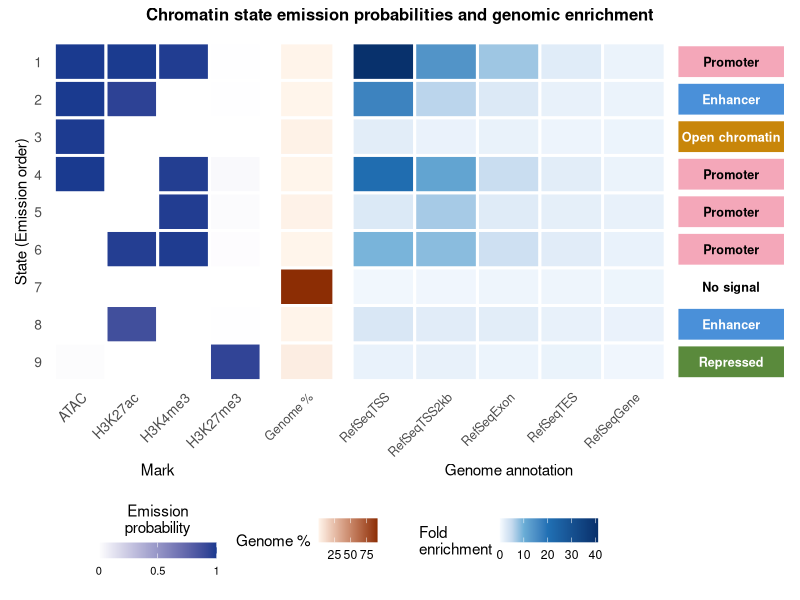
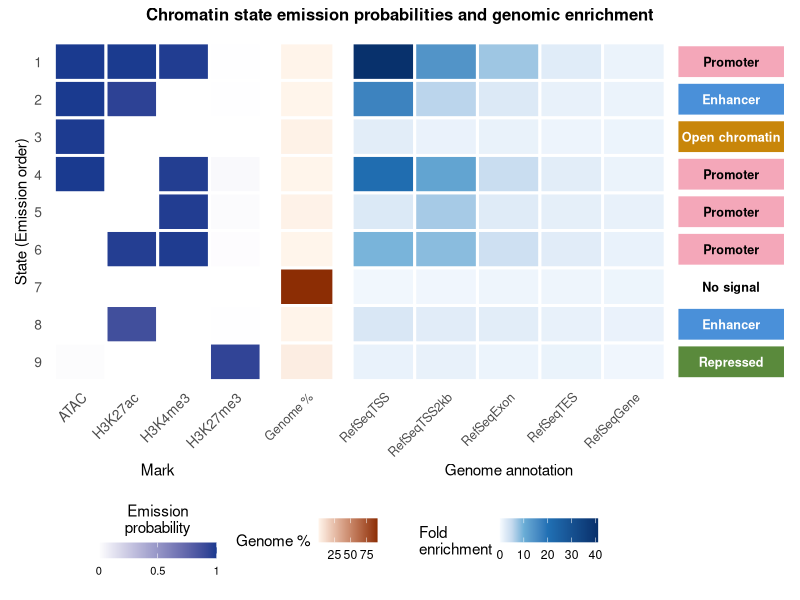

Source code (R) for these figures, in order:
library(ggplot2)
library(patchwork)
library(dplyr)
library(tidyr)
setwd("/Users/katst103/Documents/GitHub/comparativeCD/data/05_network/cCRE/")


# ── Load data ──────────────────────────────────────────────────────────────────
probs <- read.table('emissions_state_probabilities.txt', header=TRUE, sep='\t')
annot <- read.table('emissions_genome_annotations_enrichment.txt', header=TRUE, sep='\t', check.names=FALSE)

# Keep presence=1 rows only
probs1 <- probs %>% filter(presence == 1)
marks_order <- c('ATAC', 'H3K27ac', 'H3K4me3', 'H3K27me3')
probs1$mark <- factor(probs1$mark, levels=marks_order)

# ── State annotations ──────────────────────────────────────────────────────────
state_labels <- data.frame(
  state = 1:9,
  label = c('Promoter', 'Enhancer', 'Open chromatin', 'Promoter',
            'Promoter', 'Promoter', 'No signal', 'Enhancer', 'Repressed')
)
state_colors <- c(
  'Promoter'       = '#F4A7B9',
  'Enhancer'       = '#4A90D9',
  'Open chromatin' = '#C8860A',
  'No signal'      = '#FFFFFF',
  'Repressed'      = '#5A8A3C'
)

# ── Panel 1: Emission probabilities ───────────────────────────────────────────
p1 <- ggplot(probs1, aes(x=mark, y=factor(state, levels=rev(1:9)), fill=prob)) +
  geom_tile(color='white', linewidth=1) +
  scale_fill_gradient(
    low='white', high='#1A3A8F',
    limits=c(0,1), name='Emission\nprobability',
    breaks=c(0, 0.5, 1),
    labels=c('0', '0.5', '1'),
    guide=guide_colorbar(
      barwidth       = unit(3, 'cm'),
      barheight      = unit(0.4, 'cm'),
      title.position = 'top',
      title.hjust    = 0.5,
      label.theme    = element_text(size=8),
      ticks          = FALSE
    )
  )+
  scale_x_discrete(position='bottom') +
  scale_y_discrete(name='State (Emission order)') +
  labs(x='Mark') +
  theme_minimal(base_size=11) +
  theme(
    axis.text.x      = element_text(angle=45, hjust=1, size=10),
    axis.text.y      = element_text(size=10),
    panel.grid       = element_blank(),
    legend.position  = 'bottom',
    legend.key.width = unit(0.5, 'cm'),
    plot.margin      = margin(5, 2, 5, 5)
  )

# ── Panel 2a: Genome % only ────────────────────────────────────────────────────
genome_df <- annot %>%
  rename(state = `State (Emission order)`) %>%
  select(state, `Genome %`)

p2a <- ggplot(genome_df, aes(x='Genome %', y=factor(state, levels=rev(1:9)), fill=`Genome %`)) +
  geom_tile(color='white', linewidth=1) +
  scale_fill_gradient(low='#FFF5EB', high='#8C2D04',
                      name='Genome %') +
  scale_x_discrete(position='bottom') +
  labs(x=NULL, y=NULL) +
  theme_minimal(base_size=11) +
  theme(
    axis.text.x      = element_text(angle=45, hjust=1, size=9),
    axis.text.y      = element_blank(),
    axis.ticks.y     = element_blank(),
    panel.grid       = element_blank(),
    legend.position  = 'bottom',
    legend.key.width = unit(0.3, 'cm'),
    plot.margin      = margin(5, 1, 5, 1)
  )

# ── Panel 2b: Annotation enrichment ───────────────────────────────────────────
annot_long <- annot %>%
  rename(state = `State (Emission order)`) %>%
  select(-`Genome %`) %>%
  pivot_longer(-state, names_to='annotation', values_to='enrichment')

annot_long$annotation <- gsub('\\.cf4\\.bed\\.gz', '', annot_long$annotation)
annot_order <- c('RefSeqTSS', 'RefSeqTSS2kb', 'RefSeqExon', 'RefSeqTES', 'RefSeqGene')
annot_long$annotation <- factor(annot_long$annotation, levels=annot_order)

p2b <- ggplot(annot_long, aes(x=annotation, y=factor(state, levels=rev(1:9)), fill=enrichment)) +
  geom_tile(color='white', linewidth=1) +
  #scale_fill_gradient(low='#EEF2FF', high='#1A3A8F',
   #                   name='Fold\nenrichment') +
  scale_fill_gradientn(
    colours = c('#F7FBFF', '#C6DBEF', '#6BAED6', '#2171B5', '#08306B'),
    values  = scales::rescale(c(0, 5, 10, 20, 41)),
    limits  = c(0, 41),
    name    = 'Fold\nenrichment'
  )+
  #scale_x_discrete(position='bottom') +
  labs(x='Genome annotation', y=NULL) +
  theme_minimal(base_size=11) +
  theme(
    axis.text.x      = element_text(angle=45, hjust=1, size=9),
    axis.text.y      = element_blank(),
    axis.ticks.y     = element_blank(),
    panel.grid       = element_blank(),
    legend.position  = 'bottom',
    legend.key.width = unit(0.5, 'cm'),
    plot.margin      = margin(5, 2, 5, 1)
  )

# ── Panel 3: State label bars ──────────────────────────────────────────────────
state_label_df <- state_labels %>%
  mutate(state_rev = factor(state, levels=rev(1:9)))

p3 <- ggplot(state_label_df, aes(x=1, y=state_rev, fill=label)) +
  geom_tile(color='white', linewidth=1, width=0.9, height=0.9) +
  geom_text(aes(label=label,
                color=ifelse(label %in% c('Enhancer','Repressed','Open chromatin'),
                             'white', 'black')),
            size=3.2, fontface='bold') +
  scale_fill_manual(values=state_colors, guide='none') +
  scale_color_identity() +
  scale_x_continuous(expand=c(0,0)) +
  labs(x=NULL, y=NULL) +
  theme_void() +
  theme(
    plot.margin = margin(5, 5, 5, 2)
  )

# ── Combine panels ─────────────────────────────────────────────────────────────
combined <- p1 + p2a + p2b + p3 +
  plot_layout(widths=c(2, 0.6, 3, 1)) +
  plot_annotation(
    title='Chromatin state emission probabilities and genomic enrichment',
    theme=theme(plot.title=element_text(size=12, face='bold', hjust=0.5))
  )

# ── Save ───────────────────────────────────────────────────────────────────────
ggsave('emission_states_plot.pdf', combined, width=16, height=7, device='pdf')
ggsave('emission_states_plot.png', combined, width=16, height=7, dpi=300)
